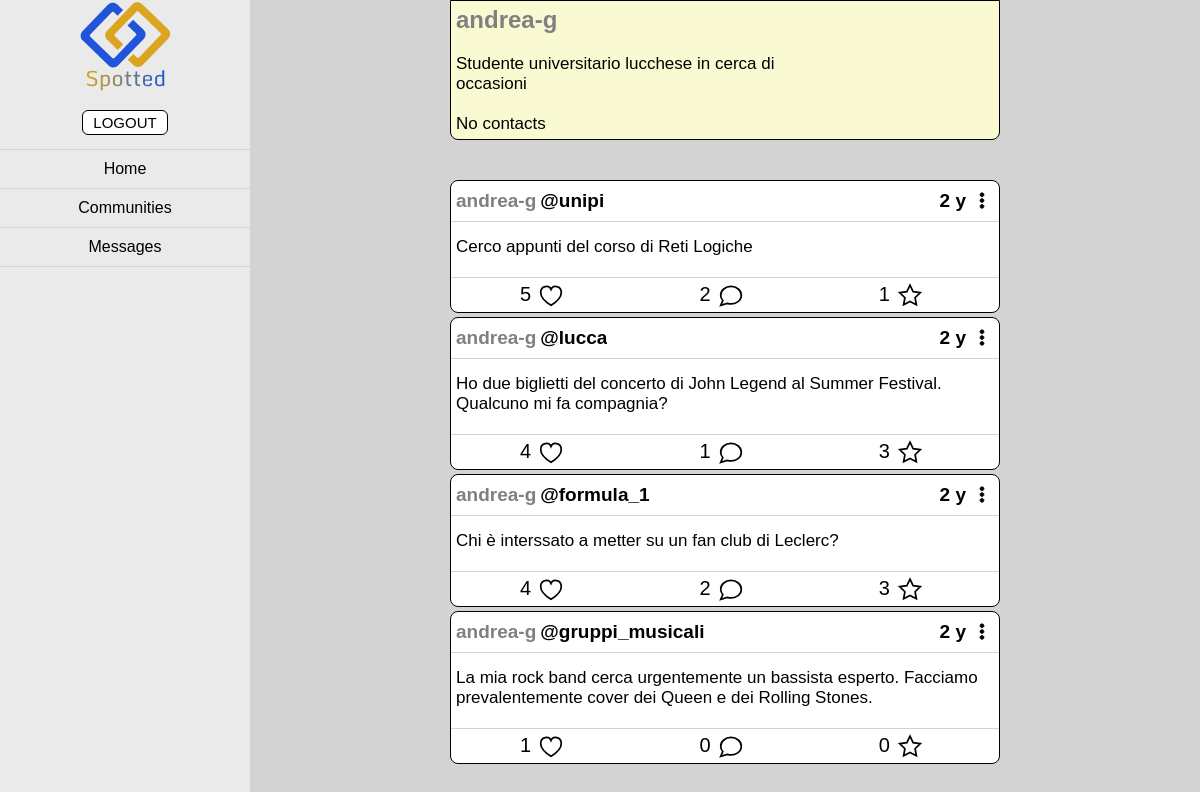
Page /user.php?user=andrea-g (signed in) on the committed database.
### tables this page shows
CREATE TABLE `user_info` (
  `username` varchar(20) NOT NULL,
  `description` text,
  `instagram` varchar(30) DEFAULT NULL,
  `snapchat` varchar(15) DEFAULT NULL,
  `facebook` varchar(50) DEFAULT NULL,
  `favorite` varchar(10) DEFAULT NULL,
  PRIMARY KEY (`username`),
  CONSTRAINT `user_info_ibfk_1` FOREIGN KEY (`username`) REFERENCES `users` (`username`) ON DELETE CASCADE ON UPDATE CASCADE
);

CREATE TABLE `users` (
  `username` varchar(20) NOT NULL,
  `pword` char(60) DEFAULT NULL,
  PRIMARY KEY (`username`)
);

CREATE TABLE `posts` (
  `id` int(11) NOT NULL AUTO_INCREMENT,
  `creation_time` timestamp NOT NULL DEFAULT CURRENT_TIMESTAMP,
  `username` varchar(20) DEFAULT NULL,
  `content` text NOT NULL,
  `nlikes` int(11) NOT NULL DEFAULT '0',
  `community` varchar(30) DEFAULT NULL,
  `ncomments` int(11) NOT NULL DEFAULT '0',
  `anonym` tinyint(1) NOT NULL DEFAULT '0',
  `napplies` int(11) DEFAULT '0',
  `open` tinyint(1) DEFAULT '1',
  PRIMARY KEY (`id`),
  KEY `username` (`username`),
  KEY `posts_ibfk_2` (`community`),
  CONSTRAINT `posts_ibfk_1` FOREIGN KEY (`username`) REFERENCES `users` (`username`) ON DELETE CASCADE ON UPDATE CASCADE,
  CONSTRAINT `posts_ibfk_2` FOREIGN KEY (`community`) REFERENCES `communities` (`name_`) ON DELETE SET NULL ON UPDATE CASCADE
);

### php/database.php (called while the page is built, shortened)
<?php
function get_user($database, $user)
{
    $query = $database->prepare("SELECT * FROM users NATURAL JOIN user_info WHERE username = ?");
    $query->bind_param("s", $user);
    $query->execute();
    if($result = $query->get_result())
    {
        $row =  $result->fetch_assoc();
        return $row;
    }
    else
    {
        die("Connection failed: " . $database->connect_error);
    }
}
function get_user_posts($active_user, $database, $user, $own, $maxid = PHP_INT_MAX, $offset = 0, $nposts = 15)
{
    $query = $database->prepare("SELECT P.*, (SELECT COUNT(*) FROM subscriptions S WHERE S.username = ? AND S.community = P.community) AS editable FROM posts P WHERE P.username = ? AND (? OR !P.anonym) AND P.id < ? ORDER BY P.id DESC LIMIT ?, ?");
    $query->bind_param("ssiiii", $active_user, $user, $own, $maxid, $offset, $nposts);
    $query->execute();
    if($result = $query->get_result())
    {
        return $result;
    }
    else
    {
        die("Connection failed: " . $database->connect_error);
    }
}
function is_applied($database, $post, $user)
{
    $query = $database->prepare("SELECT accepted FROM applications WHERE username = ? AND post = ?");
    $query->bind_param("si", $user, $post);
    $query->execute();
    if($result = $query->get_result())
    {
        return 0;
    }
    else
    {
        die("Connection failed: " . $database->connect_error);
    }
}
function is_liked($database, $post, $user)
{
    $query = $database->prepare("SELECT COUNT(*) AS C FROM likes WHERE username = ? AND post = ?");
    $query->bind_param("si", $user, $post);
    $query->execute();
    if($result = $query->get_result())
    {
        $row = $result->fetch_assoc();
        if($row["C"] != 0)
            return true;
        else
            return false;
    }
    else
    {
        die("Connection failed: " . $database->connect_error);
    }
}
?>

### php/display.php (the view, shortened to what this page needs)
<?php
    require_once "database.php";
    function display_user($user)
    {
        echo user_html($user);
    }
    function user_html($user, $showid = false, $buttons = -1)
    {
        $id = "user+".$user["username"];
        if($buttons != 1)
            $userHTML = "<div class='user' id='".$id."'>";
        else
            $userHTML = "<div class='user useraccepted' id='".$id."'>";
        $userHTML .= "<div class='userbody'>";
        $userHTML .= "<div class='user_username'><a href = './user.php?user=".$user["username"]."'>".$user["username"]."</a></div>";
        $userHTML .= "<div class='user_description'>".nl2br(htmlspecialchars($user["description"]))."</div>";
        $userHTML .= "<div class='user_contacts'>";
        if($user["favorite"] && $user[$user["favorite"]])
            $userHTML .= "<div class='favorite_contact'><a target='_blank' href = '".social_links($user["favorite"], $user[$user["favorite"]])."'>".social_names($user["favorite"], $user[$user["favorite"]])."</a></div>";
        else
            $userHTML .= "<div class='favorite_contact'>No contacts</div>";
        $userHTML .= "</div>";
        $userHTML .= "</div>";
        $userHTML .= "<div class='userbuttons'>";
        $userHTML .= "</div>";
        $userHTML .= "</div>";
        return $userHTML;
    }
    function display_user_posts($database, $user)
    {
        $posts = get_user_posts($_SESSION["name"], $database, $user, $_SESSION["name"] == $user);
        while($row = $posts->fetch_assoc())
        {
            display_post($database, $row, $row["editable"]);
        }
    }
    function display_post($database, $post, $editable = true)
    {
        echo post_html($database, $post, $editable);
    }
    function time_elapsed($date)
    {
        $interval = strtotime(date('Y-m-d H:i:s', time())) - strtotime($date);
        $interval = floor($interval / 60);
        $interval = floor($interval / 60);
        $interval = floor($interval / 24);
        $interval = floor($interval / 30.436875);
        $interval = floor($interval / 12);
            return $interval." y";
    }
    function like_icon()
    {
        return "<svg class='likeicon' width='40px' height='40px' viewBox='-2 -3 28 28'><path d='M12 4.435c-1.989-5.399-12-4.597-12 3.568 0 4.068 3.06 9.481 12 14.997 8.94-5.516 12-10.929 12-14.997 0-8.118-10-8.999-12-3.568z'></path></svg>";
    }
    function comm_icon()
    {
        return "<svg class='commicon' width=40px height= 40px viewBox='-2 -3 28 28'><path d='M12 1c-6.628 0-12 4.573-12 10.213 0 2.39.932 4.591 2.427 6.164l-2.427 5.623 7.563-2.26c9.495 2.598 16.437-3.251 16.437-9.527 0-5.64-5.372-10.213-12-10.213z'></path></svg>";
    }
    function apply_icon()
    {
        return "<svg class='appicon' width=40px height= 40px viewBox='-2 -2 28 28'><path d='M12 .587l3.668 7.568 8.332 1.151-6.064 5.828 1.48 8.279-7.416-3.967-7.417 3.967 1.481-8.279-6.064-5.828 8.332-1.151z'></path></svg>";
    }
    function dotdotdot($type)
    {
        return "<svg class='dotdotdot_".$type."' width=40px height= 40px viewBox='-2 -5 28 28'><path d='m12 16.495c1.242 0 2.25 1.008 2.25 2.25s-1.008 2.25-2.25 2.25-2.25-1.008-2.25-2.25 1.008-2.25 2.25-2.25zm0-6.75c1.242 0 2.25 1.008 2.25 2.25s-1.008 2.25-2.25 2.25-2.25-1.008-2.25-2.25 1.008-2.25 2.25-2.25zm0-6.75c1.242 0 2.25 1.008 2.25 2.25s-1.008 2.25-2.25 2.25-2.25-1.008-2.25-2.25 1.008-2.25 2.25-2.25z'></path></svg>";
    }
    function post_html($database, $post, $editable = true)
    {
        if($post["open"])
            $postHTML = "<div class='post' id = 'post_".$post['id']."'>";
        else
            $postHTML = "<div class='post post_close' id = 'post_".$post['id']."'>";
        $postHTML .= "<div class='titlebar'>";
        if($_SESSION["name"] == $post["username"])
            $title_own_class = "title_own";
        else
            $title_own_class = "title_ext";
        if($post['anonym'] == 0)
            $postHTML .= "<p class='title username ".$title_own_class."'><a href='./user.php?user=".$post["username"]."'>".$post['username']."</a></p>";
        else
            $postHTML .= "<p class='title anonym ".$title_own_class."'>"."Anonymous"."</p>";
        $postHTML .= "<p class='title post_community'><a href = './community.php?community=".$post['community']."'>&#64;".$post['community']."</a></p>";
        $postHTML .= "<p class = 'title date'><time datetime = '".$post["creation_time"]."'>".time_elapsed($post["creation_time"])."</time></p>";
        if($_SESSION["name"] == $post["username"])
            $postHTML .= "<div class = 'dotdotdot_wrap' id = 'dotdotdot_".$post['id']."_own_".$post["open"]."'>".dotdotdot("post")."</div></div>";
        else
            $postHTML .= "<div class = 'dotdotdot_wrap' id = 'dotdotdot_".$post['id']."_ext_".$post['open']."'>".dotdotdot("post")."</div></div>";
        $postHTML .= "<p class='postcontent'>".nl2br(htmlspecialchars($post['content']))."</p>";
        if($editable)
            $postHTML .= "<div class = 'postbar' id = 'postbar_".$post['id']."'>";
        else
            $postHTML .= "<div class = 'postbar' id = 'unedit_postbar_".$post['id']."'>";
        if(is_liked($database, $post['id'], $_SESSION['name']))
            $postHTML .= "<div class='likes liked' id='liked_".$post['id']."'>";
        else
            $postHTML .= "<div class='likes unliked' id='unliked_".$post['id']."'>";
        $postHTML .= "<span class='likecount'>".$post['nlikes']."</span>".like_icon()."</div>";
        $postHTML .= "<div class='ncomments showcomments' id='showcomments_".$post['id']."_0'><span class='commcount'>".$post['ncomments']."</span>".comm_icon()."</div>";
        if($_SESSION["name"] == $post["username"])
            $postHTML .= "<div class='apply_button show_applicants' id='showapp_".$post['id']."'>";
        else
        {
            $app_status = is_applied($database, $post['id'], $_SESSION['name']);
            if($app_status == 2)
                $postHTML .= "<div class='apply_button applied accepted_app' id='acceptedapp_".$post['id']."_".get_application_id($_SESSION["name"], $database, $post['id'])."'>";
            elseif($app_status == 1)
                $postHTML .= "<div class='apply_button applied pending_app' id='applied_".$post['id']."'>";
            elseif($app_status == 0)
                $postHTML .= "<div class='apply_button unapplied' id='unapplied_".$post['id']."'>";
        }
        $postHTML .= "<span class='applycount'>".$post["napplies"]."</span>".apply_icon()."</div>";
        $postHTML .= "</div><div class='comments' id='comments_".$post['id']."'><div id = 'addcommentcontainer_".$post['id']."'></div><div id='comments_div_".$post['id']."'></div><div id = 'loadmore_comments_containet_".$post['id']."'></div></div>";
        $postHTML .= "<div class='applicants' id='applicants_".$post['id']."'><div id='applicants_div_".$post['id']."'></div><div id = 'loadmore_app_containet_".$post['id']."'></div></div></div>";
        return $postHTML;
    }
?>

### php/common.php (shortened to what this page needs)
<?php
function head()
{
    echo
    "
    <!DOCTYPE html>
    <html lang='en-US'>
    <head>
        <meta name='viewport' content='width=device-width, initial-scale=1.0'>
        <meta charset='UTF-8'>
        <link rel='stylesheet' href='./css/common_style.css?v=0'>
    ";
}
function sidenav()
{
    echo "<nav class='sidenav'>";
    echo "<div id = 'side_nav_user'><a href='./user.php'>".$_SESSION["name"]."</a>";
    echo
    "<div id='side_nav_logout'><form action='./logout.php'>
      <button id = 'side_logoutbutt' type='submit' value='logout'>LOGOUT</button>
    </form></div></div>";
    echo "<div class='pagelink'> <a href='./posts.php'>Home</a> </div>";
    echo "<div class='pagelink'> <a href='./communities.php'>Communities</a> </div>";
    echo "<div class='pagelink'> <a href='./messages.php'>Messages</a> </div>";
    echo "</nav>";
}
?>

### user.php (shortened to what this page needs)
    <?php
        require_once "./php/common.php";
        require_once "./php/display.php";
        require_once "./php/database.php";
        head();
        $user = $_GET["user"];
    ?>
    <link rel='stylesheet' href='./css/user.css?v=0'>
    </head>
    <body>
        <?php
            sidenav();
        ?>
        <div id='vertical'>
            <main>
                <?php
                    $database = connect();
                    $user = get_user($database, $user);
                    echo "<div class = 'pre' id='user'>";
                    display_user($user);
                    echo "</div>";
                    echo "<div id='posts'>";
                    display_user_posts($database, $user["username"]);
                    echo "</div>";
                ?>
            </main>
        </div>
  </body>
</html>

### css/common_style.css (style rules this page uses)
html { cursor: default; margin: 0; padding: 0; font-size: 16px; height: 100%; background-color: lightgray; font-family:'Gill Sans', 'Gill Sans MT', 'Calibri', 'Trebuchet MS', sans-serif; }
body { margin: 0; }
#spotted_logo_2 { display: block; height: 6rem; margin: auto; }
button, select, a.button { display: inline-block; border: 1px solid black; font-family:'Gill Sans', 'Gill Sans MT', 'Calibri', 'Trebuchet MS', sans-serif; font-size: 0.9375rem; border-radius: 0.375rem; background-color: white; box-sizing: border-box; padding: 0.1875rem; padding-left: 0.625rem; padding-right: 0.625rem; margin-top: 0.25rem; margin-bottom: 0.25rem; cursor: pointer; transition-duration: 100ms; height: 1.5625rem; }
.sidenav { top: 0; margin: 0; display: block; position: fixed; width: 15.625rem; background-color: #eaeaea; height: 100%; transition-duration: 100ms; }
#vertical { margin-left: 15.625rem; }
main { margin:auto; max-width: 34.375rem; min-width: 21.875rem; }
.postcontent { padding: 0.3125rem; padding-top: 0.9375rem; padding-bottom: 1.25rem; font-size: 1.0625rem; margin: 0; overflow-wrap: break-word; }
.titlebar { padding: 0.3125rem; display: flex; border-bottom: 1px solid lightgray; }
.title { margin-top: 0.25rem; margin-bottom: 0.25rem; margin-right: 0.25rem; font-size: 1.1875rem; font-weight: bold; text-overflow: ellipsis; }
.username { color: gray; overflow: hidden; word-break: keep-all; }
.post_community { color: black; overflow: hidden; word-break: keep-all; }
.date { margin-left: auto; white-space: nowrap; }
.post { box-sizing: border-box; border: 1px solid black; border-radius: 0.5rem; margin-top: 0.25rem; margin-bottom: 0.25rem; padding: 0; background-color: white; transition-duration: 100ms; }
.postbar { display: flex; justify-content: space-around; font-size: 1.25rem; border-top: 1px solid lightgray; padding: 0.3125rem; }
.likes, .ncomments, .apply_button, .dotdotdot_wrap_comm, .dotdotdot_wrap { cursor: pointer; }
.likes, .ncomments, .apply_button, .nsubs { display: flex; }
.commicon, .likeicon, .appicon, .subicon { stroke: black; stroke-width: 2px; fill: white; height: 1.5rem; width: 2.5rem; }
.dotdotdot_post { stroke: black; height: 1.5rem; width: 1.5rem; }
.commicon, .likeicon, .appicon { transition-duration: 100ms; }
.user { border: 1px solid black; background-color: lightgoldenrodyellow; transition-duration: 100ms; display: flex; }
.user_username { color: gray; }
.userbody { max-width: 60%; }
nav { font-size: 1rem; }
a { color: inherit; text-decoration: inherit; }
.pagelink { text-align: center; padding: 0.625rem; border-bottom: 1px solid lightgray; }
#side_nav_user, #top_nav_user { text-align: center; padding: 0.625rem; border-bottom: 1px solid lightgray; }

### css/user.css (style rules this page uses)
.user { border-radius: 0.5rem; border-top-left-radius: 0; border-top-right-radius: 0; margin-bottom: 2.5rem; }
.user_description { margin-bottom: 0.625rem; padding: 0.3125rem; font-size: 1.0625rem; overflow-wrap: break-word; }
.user_username { font-size: 1.5rem; font-weight: bold; margin-bottom: 0.625rem; padding: 0.3125rem; }
.favorite_contact, .other_contact { padding: 0.3125rem; font-size: 1.0625rem; }

### rows in the picture
user_info: username.username "andrea-g", description "Studente universitario lucchese in cerca di occasioni"
posts: username "andrea-g", community "unipi", creation_time "2 y", content "Cerco appunti del corso di Reti Logiche", nlikes "5", ncomments "2", napplies "1"
posts: username "andrea-g", community "lucca", creation_time "2 y", content "Ho due biglietti del concerto di John Legend al Summer Festival. Qualcuno mi fa compagnia?", nlikes "4", ncomments "1", napplies "3"
posts: username "andrea-g", community "formula_1", creation_time "2 y", content "Chi è interssato a metter su un fan club di Leclerc?", nlikes "4", ncomments "2", napplies "3"
posts: username "andrea-g", community "gruppi_musicali", creation_time "2 y", content "La mia rock band cerca urgentemente un bassista esperto. Facciamo prevalentemente cover dei Queen e dei Rolling Stones.", nlikes "1", ncomments "0", napplies "0"
